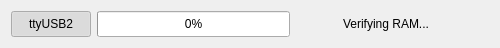
<?xml version="1.0" encoding="UTF-8"?>
<ui version="4.0">
 <class>BadgeRow</class>
 <widget class="QWidget" name="BadgeRow">
  <property name="enabled">
   <bool>true</bool>
  </property>
  <property name="geometry">
   <rect>
    <x>0</x>
    <y>0</y>
    <width>500</width>
    <height>48</height>
   </rect>
  </property>
  <property name="windowTitle">
   <string>BadgeRow</string>
  </property>
  <property name="autoFillBackground">
   <bool>true</bool>
  </property>
  <layout class="QHBoxLayout" name="horizontalLayout">
   <property name="spacing">
    <number>6</number>
   </property>
   <item>
    <widget class="QPushButton" name="enable">
     <property name="sizePolicy">
      <sizepolicy hsizetype="Minimum" vsizetype="Minimum">
       <horstretch>0</horstretch>
       <verstretch>0</verstretch>
      </sizepolicy>
     </property>
     <property name="text">
      <string notr="true">ttyUSB2</string>
     </property>
     <property name="checkable">
      <bool>true</bool>
     </property>
     <property name="checked">
      <bool>true</bool>
     </property>
    </widget>
   </item>
   <item>
    <widget class="QProgressBar" name="progress">
     <property name="sizePolicy">
      <sizepolicy hsizetype="Expanding" vsizetype="Minimum">
       <horstretch>1</horstretch>
       <verstretch>0</verstretch>
      </sizepolicy>
     </property>
     <property name="value">
      <number>0</number>
     </property>
    </widget>
   </item>
   <item>
    <widget class="QLabel" name="message">
     <property name="sizePolicy">
      <sizepolicy hsizetype="Expanding" vsizetype="Preferred">
       <horstretch>0</horstretch>
       <verstretch>0</verstretch>
      </sizepolicy>
     </property>
     <property name="minimumSize">
      <size>
       <width>180</width>
       <height>0</height>
      </size>
     </property>
     <property name="text">
      <string>Verifying RAM...</string>
     </property>
     <property name="alignment">
      <set>Qt::AlignCenter</set>
     </property>
    </widget>
   </item>
   <item>
    <widget class="QLabel" name="status">
     <property name="sizePolicy">
      <sizepolicy hsizetype="Fixed" vsizetype="Fixed">
       <horstretch>0</horstretch>
       <verstretch>0</verstretch>
      </sizepolicy>
     </property>
     <property name="pixmap">
      <pixmap resource="../icons/icons.qrc">:/icons/badgehacker/dialog-accept_sm.png</pixmap>
     </property>
     <property name="margin">
      <number>3</number>
     </property>
    </widget>
   </item>
  </layout>
 </widget>
 <resources>
  <include location="../icons/icons.qrc"/>
 </resources>
 <connections/>
</ui>
